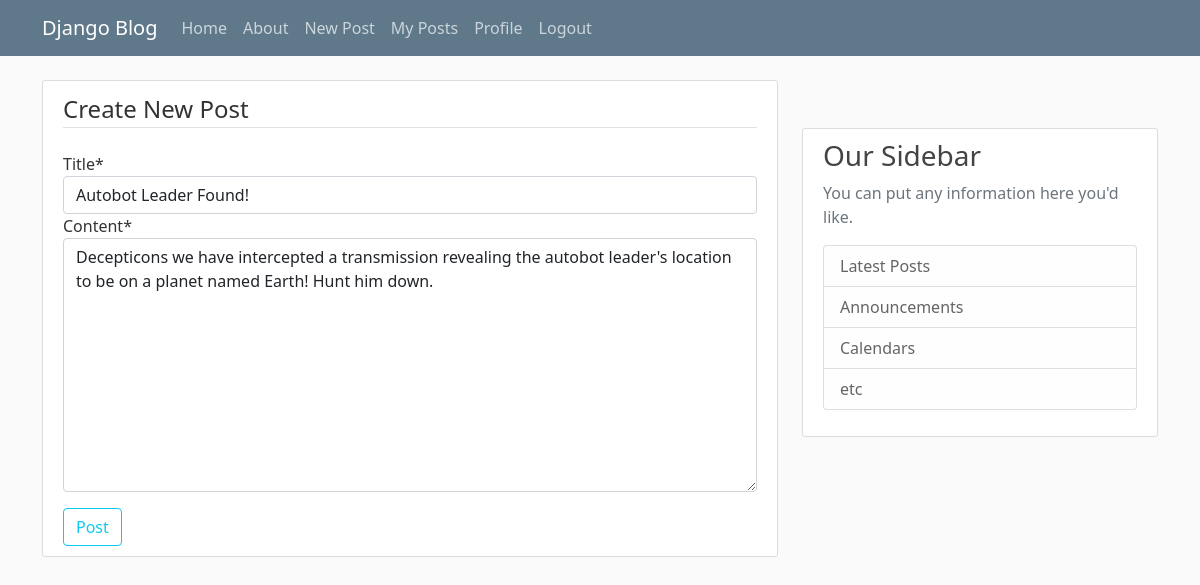
Page /post/3/update/ (signed in) on the committed database.
### blog/models.py (models this page shows, shortened)
class Post(models.Model):
    title = models.CharField(max_length=100)
    content = models.TextField()
    date_posted = models.DateTimeField(default=timezone.now)
    author = models.ForeignKey(User, on_delete=models.CASCADE)

### blog/views.py (the view, shortened to what this page needs)
class PostUpdateView(LoginRequiredMixin, UserPassesTestMixin, UpdateView):
    model = Post
    fields = ['title', 'content']
    def test_func(self): # check if correct author is updating post
        post = self.get_object()
        if self.request.user == post.author :
            return True
        return False

### blog/templates/blog/post_form.html (shortened to what this page needs)
{% extends "base.html" %}
{% load crispy_forms_tags %}
{% block content %}
    <div class="content-section">
        <form method="POST">
            <fieldset class="form-group">
                <legend class="border-bottom mb-4">Create New Post</legend>
                {{ form|crispy }}
            </fieldset>
            <div class="form-group mt-3">
                <button class="btn btn-outline-info" type="submit">Post</button>
            </div>
        </form>
    </div>
{% endblock content %}

### blog/static/main.css (style rules this page uses)
body { background: #fafafa; color: #333333; margin-top: 5rem; }
.content-section { background: #ffffff; padding: 10px 20px; border: 1px solid #dddddd; border-radius: 3px; margin-bottom: 20px; }

### rows in the picture
Post: title "Autobot Leader Found!", content "Decepticons we have intercepted a transmission revealing the autobot leader's location to be on a planet named Earth! Hunt him down."
